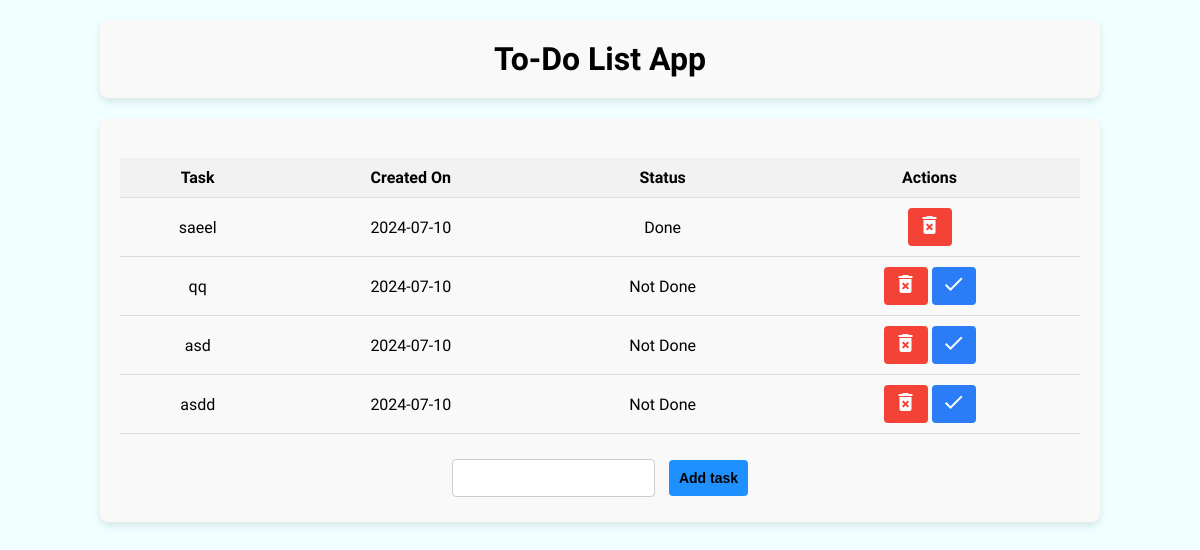
/, run on an earlier commit of the app's database.
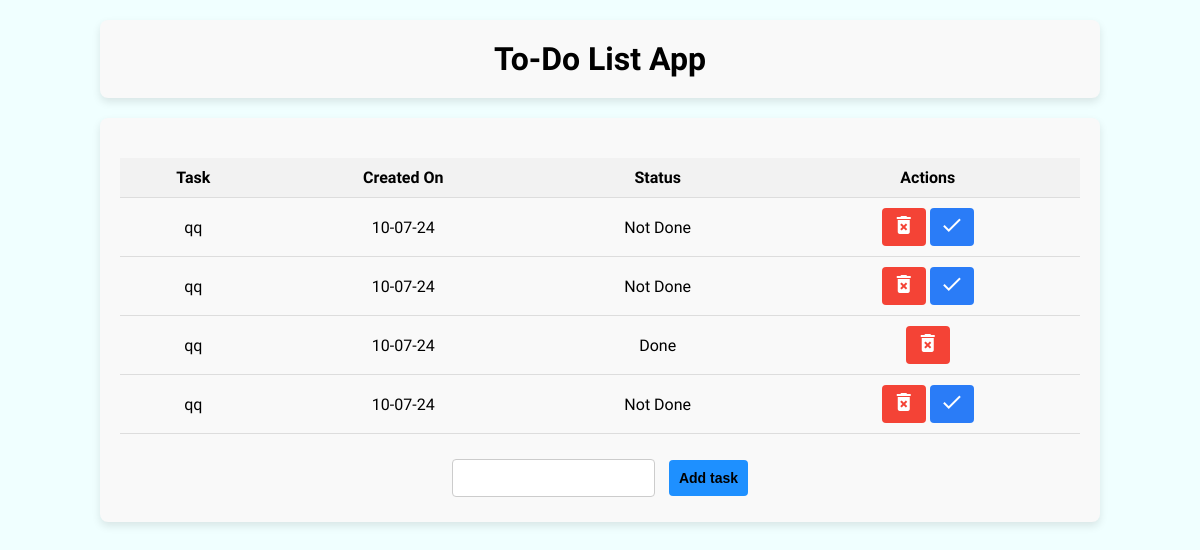
And on a later commit of the database.
### tables this page shows
CREATE TABLE TODO (
                id INTEGER PRIMARY KEY AUTOINCREMENT, 
                content TEXT, 
                created_on TEXT, 
                status INTEGER
                );

### app.py (the view)
@app.route('/', methods=["POST", "GET"])
def index():
    if request.method == 'POST':
        content = request.form["content"]
        created_on = date.today().strftime("%d-%m-%y")
        with sqlite3.connect("database.db") as users:
            cursor = users.cursor()
            cursor.execute("INSERT INTO TODO (content, created_on, status) VALUES (?, ?, ?)", (content, created_on, 0))
            users.commit()
        return redirect(url_for('index'))
    else:
        with sqlite3.connect("database.db") as users:
            cursor = users.cursor()
            cursor.execute("SELECT * FROM TODO")
            todos = cursor.fetchall()
        return render_template("index.html", todos=todos)

### templates/index.html (shortened to what this page needs)
{% extends 'base.html' %}
{% block body %}
<div>
  <h1 class="header">To-Do List App</h1>
</div>
<div class="table">
  <table>
    <tr>
      <th>Task</th>
      <th>Created On</th>
      <th>Status</th>
      <th>Actions</th>
    </tr>
    {% for task in todos %}
    <tr>
      <td>{{ task[1] }}</td>
      <td>{{ task[2] }}</td>
      <td>
        {% if task[3] == 1 %}
        Done
        {% else %}
        Not Done
        {% endif %}
      </td>
      <td>
        <a href="/delete/{{ task[0] }}" onclick="return confirm('Are you sure you want to delete?')" class="delete-icon" title="Delete Task">
          <i class="material-icons">delete_forever</i>
      </a>
        {% if task[3] == 0 %}
        <a href="/mark_as_done/{{ task[0] }}" class="done-icon" title="Mark as Done"><i class="material-icons">check</i></a>
      </td>
        {% endif %}
    </tr>
    {% endfor %}
  </table>
  <form action="/" method="POST">
    <input type="text" name="content" id="content" required>
    <input class="submit-button" type="submit" value="Add task">
  </form>
</div>
{% endblock %}

### templates/base.html (shortened to what this page needs)
<!DOCTYPE html>
<html lang="en">
<head>
    <link rel="stylesheet" href="{{ url_for('static', filename='css/main.css') }}">
    <link rel="stylesheet" href="path/to/font-awesome/css/font-awesome.min.css">
</head>
<body>
    {% block body %}{% endblock %}
</body>
</html>

### static/css/main.css (style rules this page uses)
body { margin: auto; background-color: azure; font-family: 'Google Sans', sans-serif; }
.header { width: 80%; margin: 20px auto; text-align: center; padding: 20px; box-shadow: 0 4px 8px rgba(0,0,0,0.1); border-radius: 8px; background-color: #f9f9f9; }
.table { width: 80%; margin: 20px auto; text-align: center; padding: 20px; box-shadow: 0 4px 8px rgba(0,0,0,0.1); border-radius: 8px; background-color: #f9f9f9; }
.table table { width: 100%; border-collapse: collapse; margin-top: 20px; }
.table table th, .table table td { padding: 10px; border-bottom: 1px solid #ddd; }
.table table th { background-color: #f2f2f2; font-weight: bold; }
.table table td { vertical-align: middle; }
.table form { margin-top: 20px; }
.table form input[type="checkbox"], .table form input[type="submit"] { margin: 5px; padding: 10px; border: 1px solid #ccc; border-radius: 4px; font-size: 14px; cursor: pointer; }
.table form input[type="text"] { margin: 5px; padding: 10px; border: 1px solid #ccc; border-radius: 4px; font-size: 14px; cursor: text; }
.delete-icon { display: inline-block; padding: 5px 10px; background-color: #f44336; color: white; border: none; text-align: center; text-decoration: none; font-size: 16px; cursor: pointer; border-radius: 4px; }
.done-icon { display: inline-block; padding: 5px 10px; background-color: #2a7cf7; color: white; border: none; text-align: center; text-decoration: none; font-size: 16px; cursor: pointer; border-radius: 4px; }
.table form input[type="submit"] { font-weight: bold; margin: 5px; padding: 10px; border: none; border-radius: 4px; font-size: 14px; cursor: pointer; background-color:dodgerblue; }

What changed in the data, as far as the page shows it:
removed TODO: content "saeel", created_on "2024-07-10", status "Done"
removed TODO: content "qq", created_on "2024-07-10", status "Not Done"
removed TODO: content "asd", created_on "2024-07-10", status "Not Done"
removed TODO: content "asdd", created_on "2024-07-10", status "Not Done"
added TODO: content "qq", created_on "10-07-24", status "Not Done"
added TODO: content "qq", created_on "10-07-24", status "Not Done"
added TODO: content "qq", created_on "10-07-24", status "Done"
added TODO: content "qq", created_on "10-07-24", status "Not Done"
